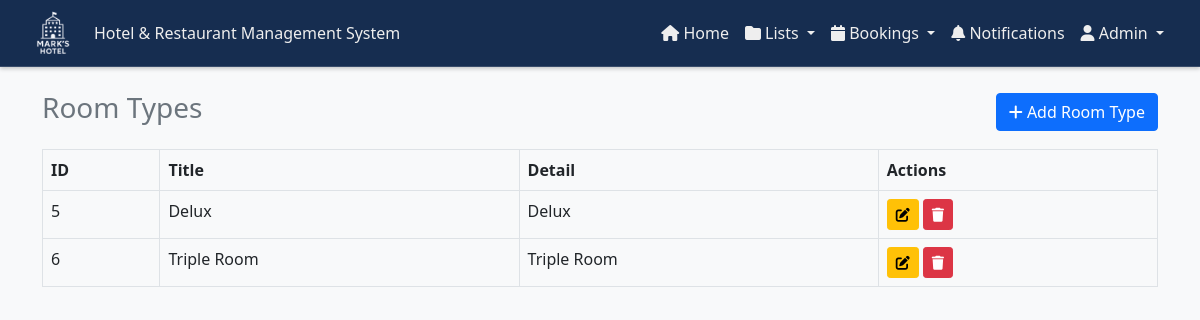
Before: /admin/roomType.php (signed in) with the older database file.
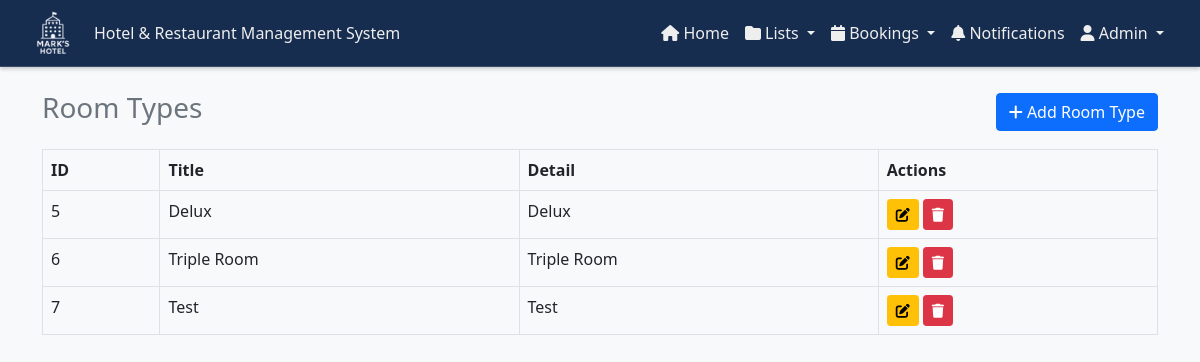
After: the same page with the newer database file.
### tables this page shows
CREATE TABLE `room_type` (
  `id` int(11) NOT NULL,
  `title` varchar(255) NOT NULL,
  `detail` varchar(255) NOT NULL
);

### admin/roomType.php (the view, shortened to what this page needs)
<?php
include '../components/config.php';
$query = "SELECT * FROM room_type";
$result = $con->query($query);
?>
<!DOCTYPE html>
<html lang="en">
<head>
    <link href="https://cdn.jsdelivr.net/npm/bootstrap@5.0.2/dist/css/bootstrap.min.css" rel="stylesheet">
    <link rel="stylesheet" href="https://cdnjs.cloudflare.com/ajax/libs/font-awesome/6.0.0-beta3/css/all.min.css" />
    <link rel="stylesheet" href="../css/customAdminHeader.css">
    <link rel="stylesheet" href="https://cdnjs.cloudflare.com/ajax/libs/font-awesome/6.7.2/css/all.min.css">
    <link rel="stylesheet" href="../css/notifications.css">
    <link rel="stylesheet" href="../css/darkTheme.css">
</head>
<body>
    <?php include '../components/header_admin.php'; ?>
    <div class="container mt-4">
        <div class="d-flex justify-content-between align-items-center mb-3">
            <h3 class="text-center text-muted">Room Types</h3>
            <button class="btn btn-primary" data-bs-toggle="modal" data-bs-target="#addRoomTypeModal">
                <i class="fas fa-plus"></i> Add Room Type
            </button>
        </div>
        <table class="table table-bordered">
            <thead>
                <tr>
                    <th>ID</th>
                    <th>Title</th>
                    <th>Detail</th>
                    <th>Actions</th>
                </tr>
            </thead>
            <tbody>
                <?php while ($row = $result->fetch_assoc()): ?>
                    <tr>
                        <td><?php echo $row['id']; ?></td>
                        <td><?php echo htmlspecialchars($row['title']); ?></td>
                        <td><?php echo htmlspecialchars($row['detail']); ?></td>
                        <td>
                            <button class="btn btn-warning btn-sm" data-bs-toggle="modal" data-bs-target="#editRoomTypeModal<?php echo $row['id']; ?>">
                                <i class="fas fa-edit"></i>
                            </button>
                            <a href="../controllers/roomTypeController.php?deleteRoomType=<?php echo $row['id']; ?>" class="btn btn-danger btn-sm" onclick="return confirm('Are you sure you want to delete this room type?')">
                                <i class="fas fa-trash"></i>
                            </a>
                        </td>
                    </tr>
                <?php endwhile; ?>
            </tbody>
        </table>
    </div>
</body>
</html>

Changed rows visible on the page:
added room_type: id "7", title "Test", detail "Test"
